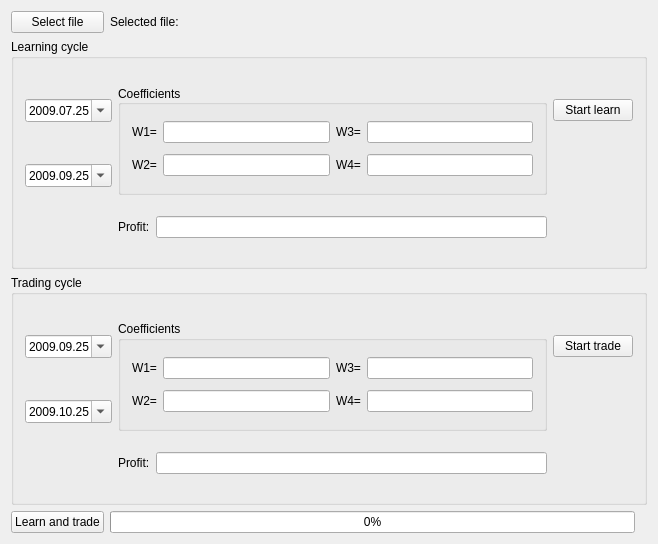
<?xml version="1.0" encoding="UTF-8"?>
<ui version="4.0">
 <class>mainwindow</class>
 <widget class="QMainWindow" name="mainwindow">
  <property name="geometry">
   <rect>
    <x>0</x>
    <y>0</y>
    <width>658</width>
    <height>544</height>
   </rect>
  </property>
  <property name="windowTitle">
   <string>mainwindow</string>
  </property>
  <widget class="QWidget" name="centralWidget">
   <layout class="QGridLayout" name="gridLayout">
    <item row="3" column="1" colspan="4">
     <widget class="QGroupBox" name="tradeGroup">
      <property name="title">
       <string>Trading cycle</string>
      </property>
      <layout class="QGridLayout" name="gridLayout_2">
       <item row="0" column="0">
        <widget class="QDateEdit" name="tradeFrom">
         <property name="date">
          <date>
           <year>2009</year>
           <month>9</month>
           <day>25</day>
          </date>
         </property>
         <property name="displayFormat">
          <string>yyyy.MM.dd</string>
         </property>
         <property name="calendarPopup">
          <bool>true</bool>
         </property>
        </widget>
       </item>
       <item row="0" column="1" rowspan="2" colspan="2">
        <widget class="QGroupBox" name="groupBox_2">
         <property name="title">
          <string>Coefficients</string>
         </property>
         <layout class="QGridLayout" name="gridLayout_5">
          <item row="1" column="1">
           <widget class="QLineEdit" name="tradeW2"/>
          </item>
          <item row="0" column="3">
           <widget class="QLineEdit" name="tradeW3"/>
          </item>
          <item row="1" column="0">
           <widget class="QLabel" name="label_6">
            <property name="text">
             <string>W2=</string>
            </property>
           </widget>
          </item>
          <item row="0" column="1">
           <widget class="QLineEdit" name="tradeW1"/>
          </item>
          <item row="0" column="0">
           <widget class="QLabel" name="label_5">
            <property name="text">
             <string>W1=</string>
            </property>
           </widget>
          </item>
          <item row="0" column="2">
           <widget class="QLabel" name="label_7">
            <property name="text">
             <string>W3=</string>
            </property>
           </widget>
          </item>
          <item row="1" column="2">
           <widget class="QLabel" name="label_8">
            <property name="text">
             <string>W4=</string>
            </property>
           </widget>
          </item>
          <item row="1" column="3">
           <widget class="QLineEdit" name="tradeW4"/>
          </item>
         </layout>
        </widget>
       </item>
       <item row="0" column="3">
        <widget class="QPushButton" name="start_trade">
         <property name="text">
          <string>Start trade</string>
         </property>
        </widget>
       </item>
       <item row="1" column="0">
        <widget class="QDateEdit" name="tradeTo">
         <property name="date">
          <date>
           <year>2009</year>
           <month>10</month>
           <day>25</day>
          </date>
         </property>
         <property name="displayFormat">
          <string>yyyy.MM.dd</string>
         </property>
         <property name="calendarPopup">
          <bool>true</bool>
         </property>
        </widget>
       </item>
       <item row="2" column="1">
        <widget class="QLabel" name="label_10">
         <property name="text">
          <string>Profit:</string>
         </property>
        </widget>
       </item>
       <item row="2" column="2">
        <widget class="QLineEdit" name="tradeProfit"/>
       </item>
      </layout>
     </widget>
    </item>
    <item row="5" column="1">
     <widget class="QPushButton" name="start_all">
      <property name="text">
       <string>Learn and trade</string>
      </property>
     </widget>
    </item>
    <item row="1" column="1">
     <widget class="QPushButton" name="select_file">
      <property name="text">
       <string>Select file</string>
      </property>
     </widget>
    </item>
    <item row="1" column="2">
     <widget class="QLabel" name="select_file_label">
      <property name="text">
       <string>Selected file:</string>
      </property>
     </widget>
    </item>
    <item row="5" column="2">
     <widget class="QProgressBar" name="progressBar">
      <property name="value">
       <number>0</number>
      </property>
     </widget>
    </item>
    <item row="2" column="1" colspan="4">
     <widget class="QGroupBox" name="trainGroup">
      <property name="title">
       <string>Learning cycle</string>
      </property>
      <layout class="QGridLayout" name="gridLayout_4">
       <item row="0" column="0">
        <widget class="QDateEdit" name="trainFrom">
         <property name="date">
          <date>
           <year>2009</year>
           <month>7</month>
           <day>25</day>
          </date>
         </property>
         <property name="maximumTime">
          <time>
           <hour>23</hour>
           <minute>59</minute>
           <second>59</second>
          </time>
         </property>
         <property name="displayFormat">
          <string>yyyy.MM.dd</string>
         </property>
         <property name="calendarPopup">
          <bool>true</bool>
         </property>
        </widget>
       </item>
       <item row="0" column="1" rowspan="2" colspan="2">
        <widget class="QGroupBox" name="groupBox">
         <property name="title">
          <string>Coefficients</string>
         </property>
         <property name="alignment">
          <set>Qt::AlignLeading|Qt::AlignLeft|Qt::AlignVCenter</set>
         </property>
         <layout class="QGridLayout" name="gridLayout_3">
          <item row="0" column="0">
           <widget class="QLabel" name="label">
            <property name="text">
             <string>W1=</string>
            </property>
           </widget>
          </item>
          <item row="0" column="2">
           <widget class="QLabel" name="label_3">
            <property name="text">
             <string>W3=</string>
            </property>
           </widget>
          </item>
          <item row="1" column="2">
           <widget class="QLabel" name="label_4">
            <property name="text">
             <string>W4=</string>
            </property>
           </widget>
          </item>
          <item row="1" column="0">
           <widget class="QLabel" name="label_2">
            <property name="text">
             <string>W2=</string>
            </property>
           </widget>
          </item>
          <item row="0" column="1">
           <widget class="QLineEdit" name="trainW1"/>
          </item>
          <item row="1" column="3">
           <widget class="QLineEdit" name="trainW4"/>
          </item>
          <item row="0" column="3">
           <widget class="QLineEdit" name="trainW3"/>
          </item>
          <item row="1" column="1">
           <widget class="QLineEdit" name="trainW2"/>
          </item>
         </layout>
        </widget>
       </item>
       <item row="0" column="3">
        <widget class="QPushButton" name="start_learn">
         <property name="text">
          <string>Start learn</string>
         </property>
        </widget>
       </item>
       <item row="1" column="0">
        <widget class="QDateEdit" name="trainTo">
         <property name="date">
          <date>
           <year>2009</year>
           <month>9</month>
           <day>25</day>
          </date>
         </property>
         <property name="displayFormat">
          <string>yyyy.MM.dd</string>
         </property>
         <property name="calendarPopup">
          <bool>true</bool>
         </property>
        </widget>
       </item>
       <item row="2" column="1">
        <widget class="QLabel" name="label_9">
         <property name="text">
          <string>Profit:</string>
         </property>
        </widget>
       </item>
       <item row="2" column="2">
        <widget class="QLineEdit" name="trainProfit"/>
       </item>
      </layout>
     </widget>
    </item>
   </layout>
  </widget>
 </widget>
 <layoutdefault spacing="6" margin="11"/>
 <resources/>
 <connections/>
</ui>
